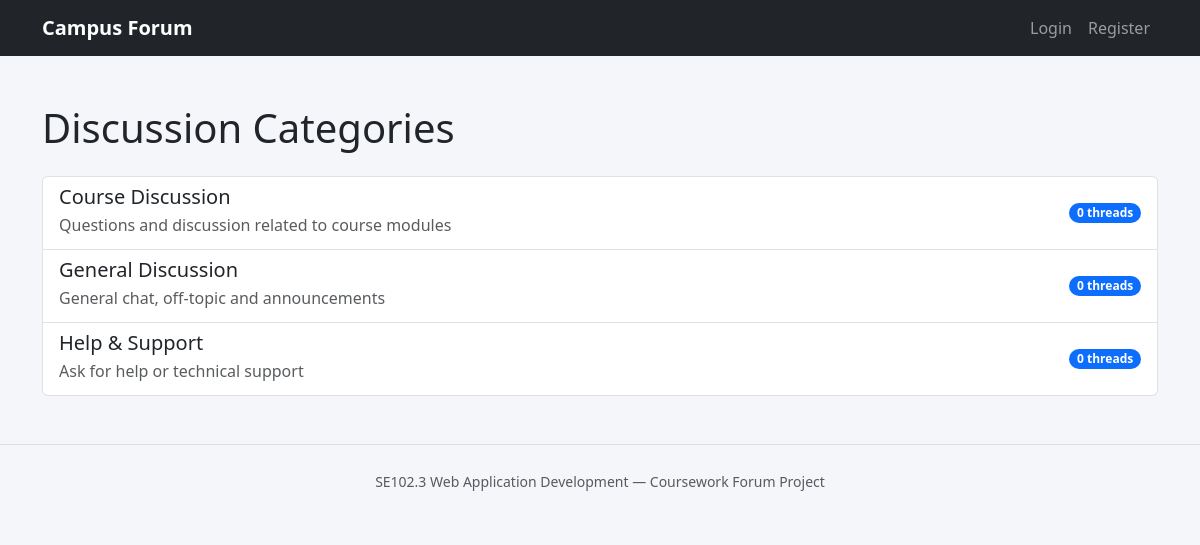
The page / on the database its author committed.
### tables this page shows
CREATE TABLE categories (
    id INT AUTO_INCREMENT PRIMARY KEY,
    name VARCHAR(100) NOT NULL,
    description VARCHAR(255)
);

### config.php (called while the page is built, shortened)
<?php
function isLoggedIn() {
    return isset($_SESSION['user_id']);
}
function h($str) {
    return htmlspecialchars($str, ENT_QUOTES, 'UTF-8');
}

### index.php (the view, shortened to what this page needs)
<?php
require 'config.php';
require 'includes/header.php';
$stmt = $pdo->query("
    SELECT c.id, c.name, c.description, COUNT(t.id) AS thread_count
    FROM categories c
    LEFT JOIN threads t ON t.category_id = c.id
    GROUP BY c.id
    ORDER BY c.id
");
$categories = $stmt->fetchAll();
?>
<h1 class="mb-4">Discussion Categories</h1>
<div class="list-group">
    <?php foreach ($categories as $cat): ?>
        <a href="category.php?id=<?= (int)$cat['id'] ?>" class="list-group-item list-group-item-action">
            <div class="d-flex justify-content-between align-items-center">
                <div>
                    <h5 class="mb-1"><?= h($cat['name']) ?></h5>
                    <p class="mb-1 text-muted"><?= h($cat['description']) ?></p>
                </div>
                <span class="badge bg-primary rounded-pill"><?= (int)$cat['thread_count'] ?> threads</span>
            </div>
        </a>
    <?php endforeach; ?>
</div>
<?php require 'includes/footer.php'; ?>

### includes/header.php (shortened to what this page needs)
<!DOCTYPE html>
<html lang="en">
<head>
    <link href="https://cdn.jsdelivr.net/npm/bootstrap@5.3.3/dist/css/bootstrap.min.css" rel="stylesheet">
    <link rel="stylesheet" href="assets/css/style.css">
</head>
<body>
<nav class="navbar navbar-expand-lg navbar-dark bg-dark mb-4">
    <div class="container">
        <a class="navbar-brand" href="index.php">Campus Forum</a>
        <div class="collapse navbar-collapse">
            <ul class="navbar-nav ms-auto">
                <?php if (isLoggedIn()): ?>
                    <li class="nav-item">
                        <span class="nav-link text-white-50">Signed in as <?= h($_SESSION['username']) ?></span>
                    </li>
                    <li class="nav-item">
                        <a class="nav-link" href="logout.php">Logout</a>
                    </li>
                <?php else: ?>
                    <li class="nav-item"><a class="nav-link" href="login.php">Login</a></li>
                    <li class="nav-item"><a class="nav-link" href="register.php">Register</a></li>
                <?php endif; ?>
            </ul>
        </div>
    </div>
</nav>
<div class="container">

### includes/footer.php (shortened to what this page needs)
</div>
<footer class="text-center text-muted py-4 mt-5">
    <small>SE102.3 Web Application Development &mdash; Coursework Forum Project</small>
</footer>
</body>
</html>

### assets/css/style.css (style rules this page uses)
body { background-color: #f5f6fa; }
.navbar-brand { font-weight: 600; }
footer { border-top: 1px solid #ddd; }

### rows shown on the page
categories: name "Course Discussion", description "Questions and discussion related to course modules", thread_count "0"
categories: name "General Discussion", description "General chat, off-topic and announcements", thread_count "0"
categories: name "Help & Support", description "Ask for help or technical support", thread_count "0"
